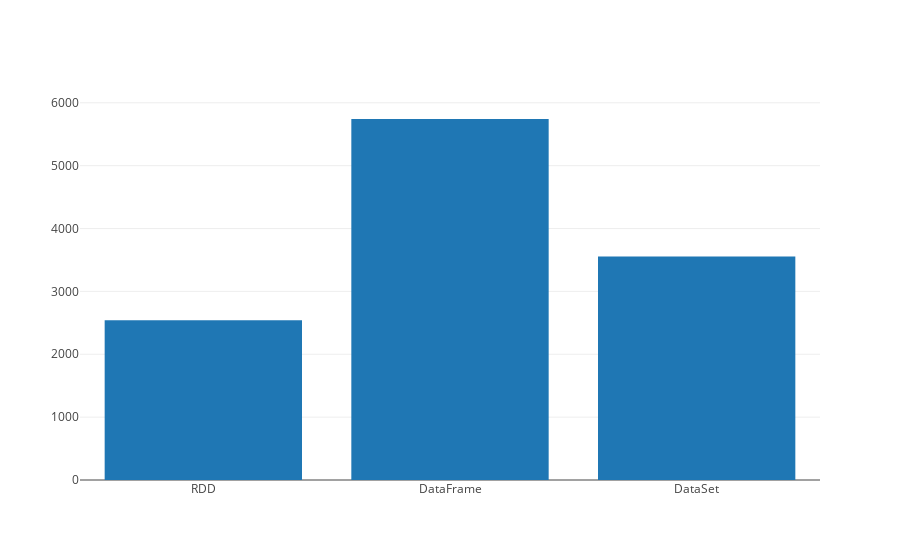

Here is the notebook cell this chart was saved with:
### Markdown cell above
Gráficamente utilizando plotly

### Code cell
val (x, y) = Seq(
    "RDD" -> runWithOutput(query_RDD.collect),
    "DataFrame" -> runWithOutput(query_DF.collect),
    "DataSet" -> runWithOutput(query_DS.collect)
).unzip

Bar(x, y).plot()

### Figure 1 — Plotly figure (JSON) as saved in the notebook; plotly's stock layout.template omitted (floating-point values rounded to 4 significant figures)
{"data": [{"type": "bar", "x": ["RDD", "DataFrame", "DataSet"], "y": [2542, 5742, 3555]}], "layout": {}}
